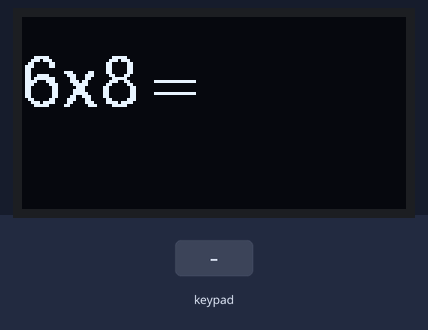
Recording of a sketch running on a simulated Arduino Uno, built with avr-gcc and run on an emulated ATmega328P. Shown: 128×64 one-colour display. Inputs (shaded band) come from the test bench. Random numbers use the default seed unless the sketch sets one; what the sketch prints to the serial monitor is not drawn.

Above: at 1.2 s.
1.3 s: keypad keys 7 6 5 4 # pressed 0.4 s apart
At 4.3 s:
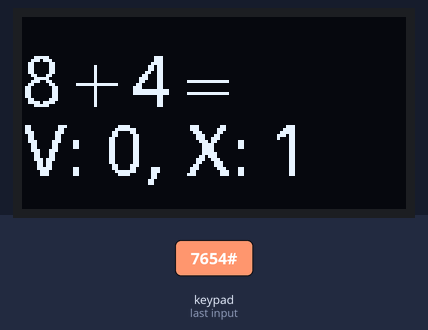
5.3 s: key '1' pressed
At 6.3 s:
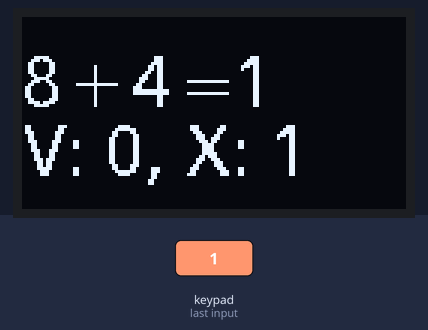
7.1 s: keypad keys 7 6 5 4 A pressed 0.4 s apart
At 10.2 s:
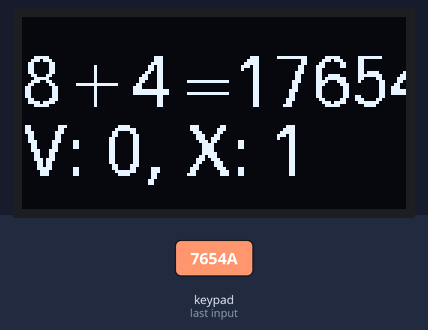
10.6 s: key '2' pressed
At 12.3 s:
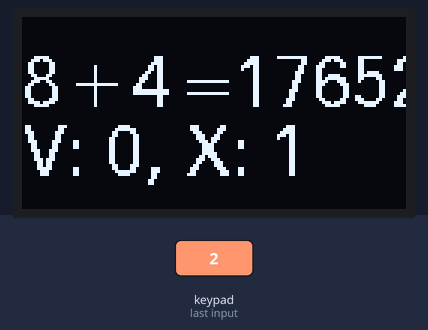
Timing chart, 0 to 13.6 s (numbered marks = the images above; inputs shaded):
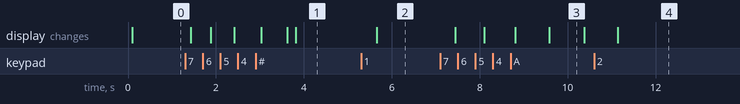

Measured:
- after the input at 1.3 s, the display: first changes after 0.12 s (image 1 shows a later state)
- after the input at 5.3 s, the display: changes after 0.36 s (image 2)
- after the input at 7.1 s, the display: first changes after 0.34 s (image 3 shows a later state)
- after the input at 10.6 s, the display: changes after 0.54 s (image 4)
- what the display in image 3 shows lasts 0.8 s, from 9.6 s to 10.4 s

The sketch:

calculator_nano_keypad_oled_u8glib.ino
```cpp
#include <Keypad.h>
#include <Arduino.h>
#include "U8glib.h"

U8GLIB_SSD1306_128X64 u8g(U8G_I2C_OPT_DEV_0 | U8G_I2C_OPT_NO_ACK | U8G_I2C_OPT_FAST); // Fast I2C / TWI

const byte n_rows = 4;
const byte n_cols = 4;

char keys[n_rows][n_cols] = {
  {'1', '2', '3', 'A'},
  {'4', '5', '6', 'B'},
  {'7', '8', '9', 'C'},
  {'*', '0', '#', 'D'}
};

byte colPins[n_rows] = {7, 6, 5, 4};
byte rowPins[n_cols] = {11, 10, 9, 8};

Keypad myKeypad = Keypad( makeKeymap(keys), rowPins, colPins, n_rows, n_cols);

void oledSetup(void)
{
  // flip screen, if required
  // u8g.setRot180();

  // set SPI backup if required
  //u8g.setHardwareBackup(u8g_backup_avr_spi);

  // assign default color value
  if ( u8g.getMode() == U8G_MODE_R3G3B2 ) {
    u8g.setColorIndex(255);     // white
  }
  else if ( u8g.getMode() == U8G_MODE_GRAY2BIT ) {
    u8g.setColorIndex(3);         // max intensity
  }
  else if ( u8g.getMode() == U8G_MODE_BW ) {
    u8g.setColorIndex(1);         // pixel on
  }
  else if ( u8g.getMode() == U8G_MODE_HICOLOR ) {
    u8g.setHiColorByRGB(255, 255, 255);
  }
}
void setup()
{
  Serial.begin(115200);
  randomSeed(analogRead(0));
  oledSetup();
}

#define BUF_LEN 20

void loop()
{

  char inChar;
  int inVal;
  char buf[BUF_LEN];
  int renderFlag = 0;

  static int randNumber1;
  static int randNumber2;
  static int result;
  static int operand;
  static char nextQuestion = 1;
  static String questionStr;
  static String inString;
  static String strOperand;
  static String resString = "";
  static int rightAnswers = 0;
  static int wrongAnswers = 0;

  if (nextQuestion == 1)
  {
    randNumber1 = random(1, 10);
    randNumber2 = random(1, 10);
    operand = random(1, 4);
    questionStr = "";
    inString = "";
    strOperand = "";
    //resString = "";

    switch (operand)
    {
      case 1: //"+"
        result = randNumber1 + randNumber2;
        strOperand = "+";
        break;
      case 2: //"x"
      default:
        result = randNumber1 * randNumber2;
        strOperand = "x";
        break;
    }
    //sprintf(questionStr,"%d%c%d",randNumber1,strOperand
    questionStr = String(randNumber1) + strOperand + String(randNumber2) + "=";
    nextQuestion = 0;
    renderFlag = 1;

    Serial.print(questionStr);
  }

  // Read serial input:
  inChar = myKeypad.getKey();
  if (isDigit(inChar))
  {
    Serial.print(inChar);
    if ((inString == "" && inChar != '0') || (inString != ""))
    {
      inString += inChar;
    }
  }
  else if (inChar == 'A')
  {
    Serial.print('A');
    if (inString.length() > 0)
    {
      inString.remove(inString.length() - 1);
    }
  }
  else if (inChar == '#' && inString != "")
  {
    inVal = inString.toInt();

    if (inVal == result)
    {
      resString = "RIGHT";
      rightAnswers++;
    }
    else
    {
      resString = "WRONG";
      wrongAnswers++;
    }
    nextQuestion = 1;
    Serial.println(resString);
    resString = "V: " + String(rightAnswers) + ", X: " + String(wrongAnswers);
    Serial.println("Right: " + String(rightAnswers) + ", Wrong: " + String(wrongAnswers));
  }

  //check if user is right or wrong:
  int font_height = 17;
  int font_width = 8;
  int font_base = 30;
  int line_margin = 6;
  int strWidth;
  u8g.firstPage();
  do {
    u8g.setFont(u8g_font_fur17);

    questionStr.toCharArray(buf, BUF_LEN);
    u8g.drawStr(0, font_base, buf);
    strWidth = u8g.getStrWidth(buf);

    inString.toCharArray(buf, BUF_LEN);
    u8g.drawStr(strWidth + 2, font_base, buf);

    resString.toCharArray(buf, BUF_LEN);
    u8g.drawStr(0, font_base + font_height + line_margin, buf);

  } while (u8g.nextPage());

  //delay(1000);
}
```
